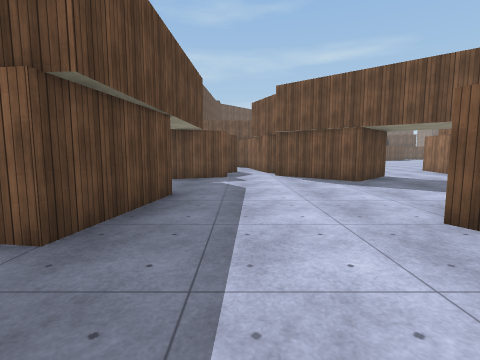
[1] (above)

19 first-person views from a walk through a Unity game level. The camera is 1.4 m above the floor, tilts 6° down and sees 85° across. The floor is counted in squares, 2 m on a side. Each view is taken from the middle of a square. On the plan, view 1 faces up. The plan holds only what a view shows up to about 9 squares ahead; the rest is blank. The place goes on beyond the plan. The player is left out. Surface patterns are stand-ins for the level's own textures.

[2]
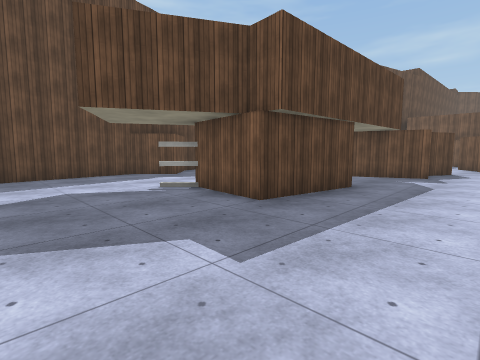

[3]
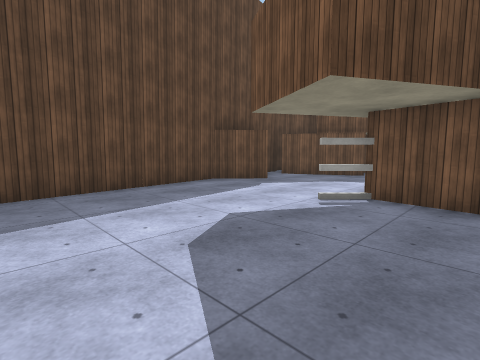

[4]
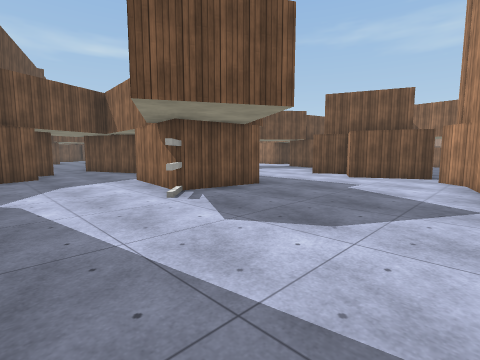

[5]
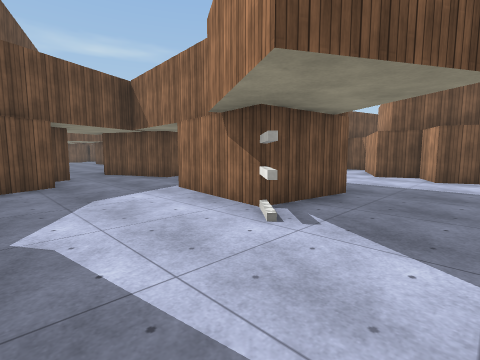

[6]
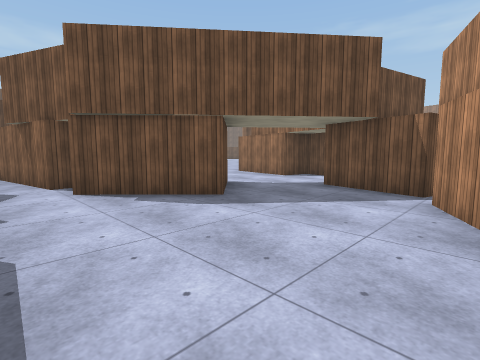

[7]
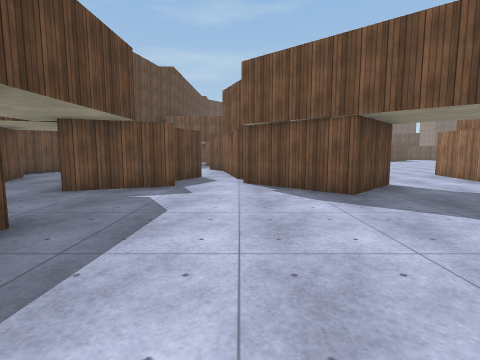

[8]
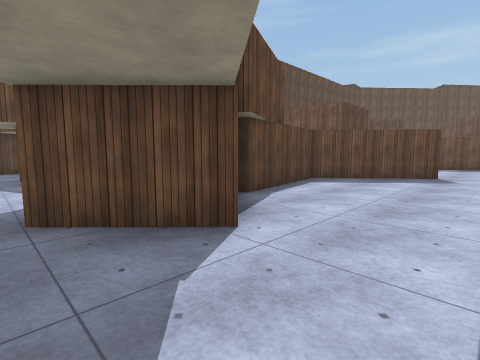

[9]
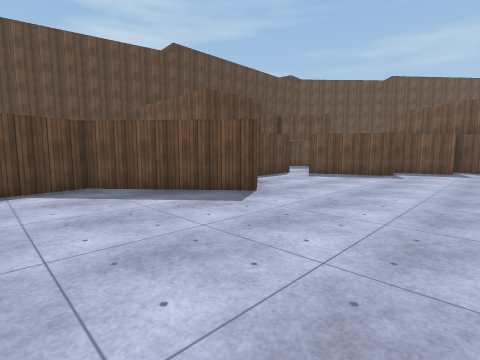

[10]
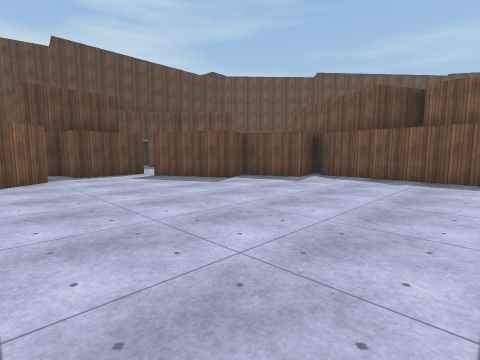

[11]
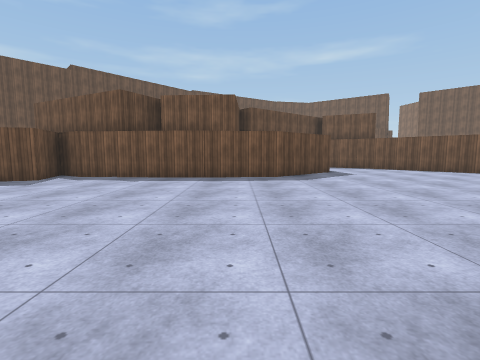

[12]
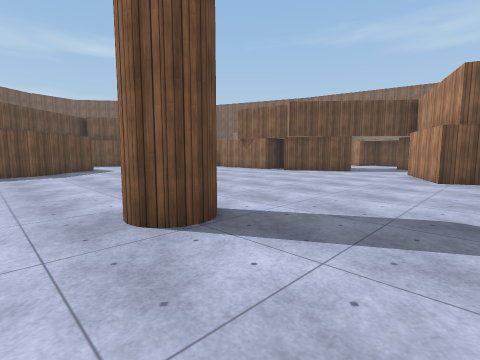

[13]
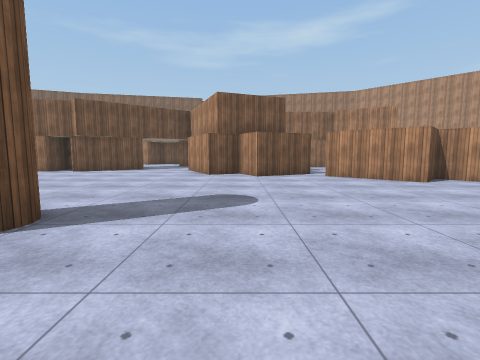

[14]
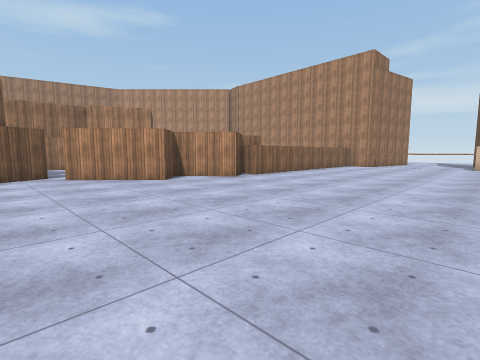

[15]
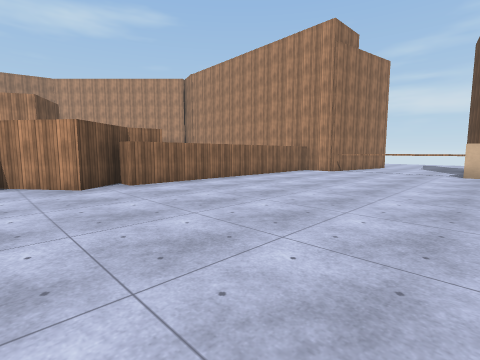

[16]
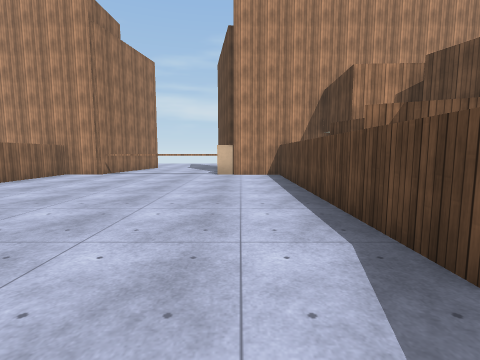

[17]
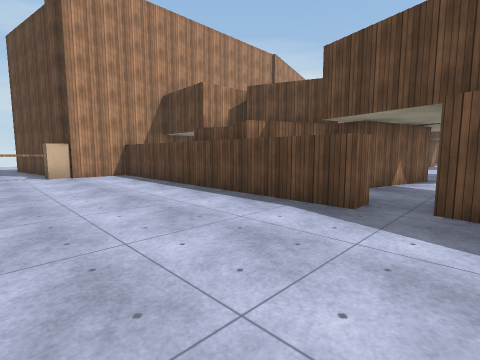

[18]
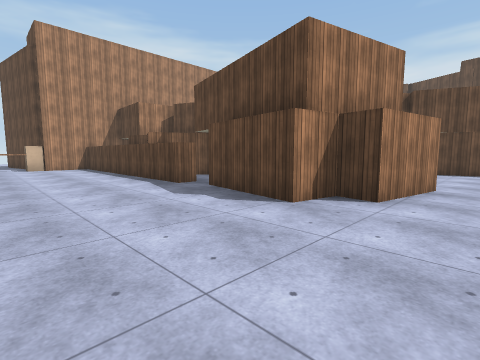

[19]
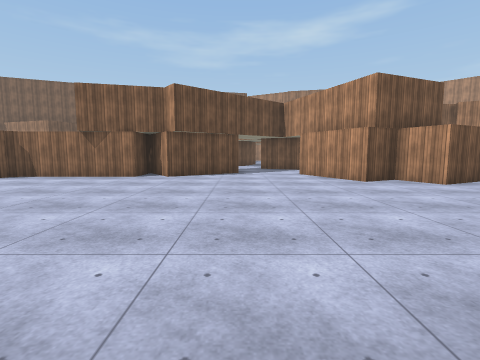

### Floor plan
Points are (right, up) in squares from view 1. A wall is a line through its corners. A room is listed if a view was taken in it or the views show most of it. See-through windows are left out.
Room 1 (views 1, 2, 3, 4, 5, 6, 7, 8)
walls: (-1.1, 4.4) (-1.5, 1.9) (-3.4, 2.2) (-4, 1.5); (-3.9, 1.7) (-3.5, 2.2) (-3.1, 4.7); (-0.3, 7.5) (-2.2, 6.7) (-3, 8.7); (0.2, -1.8) (1.1, -1.5) (1.6, -0.9); (2.4, -0.8) (1.4, 1.1) (2.5, 1.6) (2, 2.5) (4.3, 3.6); (-4.3, 7.8) (-5.4, 7.2) (-4.9, 6.3) (-7.2, 5.2); (4.9, 3.7) (5.4, 5.8) (7.6, 5.2); (-6.9, 3.9) (-6.5, 3.6) (-7.5, 2.5) (-6.8, -1.9); (-0.1, 9.6) (-0.6, 8.3); (4.3, 7.8) (2.9, 6.3) (1, 8.1); (-5.2, 9.5) (-4.6, 8.2); (7.5, 6.8) (7.6, 7.5) (6.7, 7.7) (7, 9.3)
ways out: opening at (5.5, 8.5) to room 2; opening at (-4, 9); opening at (7, 6); gap at (0, 9)
Room 2 (views 9, 10, 11, 12, 13, 14, 15, 16, 17, 18, 19)
walls: (19.6, 10.6) (18.7, 12.5) (19.7, 13) (19.2, 14) (21.5, 15.1); (7, 9.3) (7.1, 10.2) (9.1, 9.8) (8.9, 9.1) (9.9, 9) (9.4, 6.4); (9.2, 5.7) (9.8, 5.7) (9.8, -1.3) (11.2, -1.3); (4.9, 14.7) (2.3, 12.5) (2.9, 9.2); (17.4, 5.5) (16.5, 6.7) (17.9, 7.8) (17.1, 8.6) (18.8, 10.5); (11.1, 22.3) (7.4, 22.5) (6.5, 23.1) (6.9, 21.5) (5.2, 21) (5.7, 19.9) (3.4, 18.8); (22.1, 17) (20.6, 19.1) (21.9, 20); (3.5, 16.2) (4.5, 15.1); (20.6, 20) (20.6, 23.3) (20.4, 23.7); (14.9, 24.1) (13.1, 22.5) (11, 22.3); (20.6, 23.2) (19.8, 24.1); (13.9, -1.3) (16.5, -1.3) (16.5, 5.7); (15.3, -2.1) (15.5, -1.3)
ways out: opening at (5.5, 8.5) to room 1; opening at (4, 17.5); opening at (9, 6); opening at (22, 16.5)
objects: block (12, -2)

Where each view was taken, in squares from view 1:
view 1: 0 up, 0 right, facing up
view 2: 1 down, 1 right, facing up-left
view 3: 2 down, 2 left, facing up-left
view 4: 2 down, 6 left, facing up-right
view 5: 0 up, 6 left, facing up-right
view 6: 3 up, 0 right, facing up-right
view 7: 2 up, 1 right, facing up
view 8: 6 up, 6 right, facing up-left
view 9: 11 up, 8 right, facing up-left
view 10: 15 up, 11 right, facing up-left
view 11: 15 up, 12 right, facing up
view 12: 13 up, 12 right, facing up-right
view 13: 13 up, 11 right, facing right
view 14: 12 up, 11 right, facing down-right
view 15: 8 up, 11 right, facing down-right
view 16: 7 up, 11 right, facing down
view 17: 7 up, 13 right, facing down-left
view 18: 11 up, 13 right, facing down-left
view 19: 17 up, 13 right, facing right
